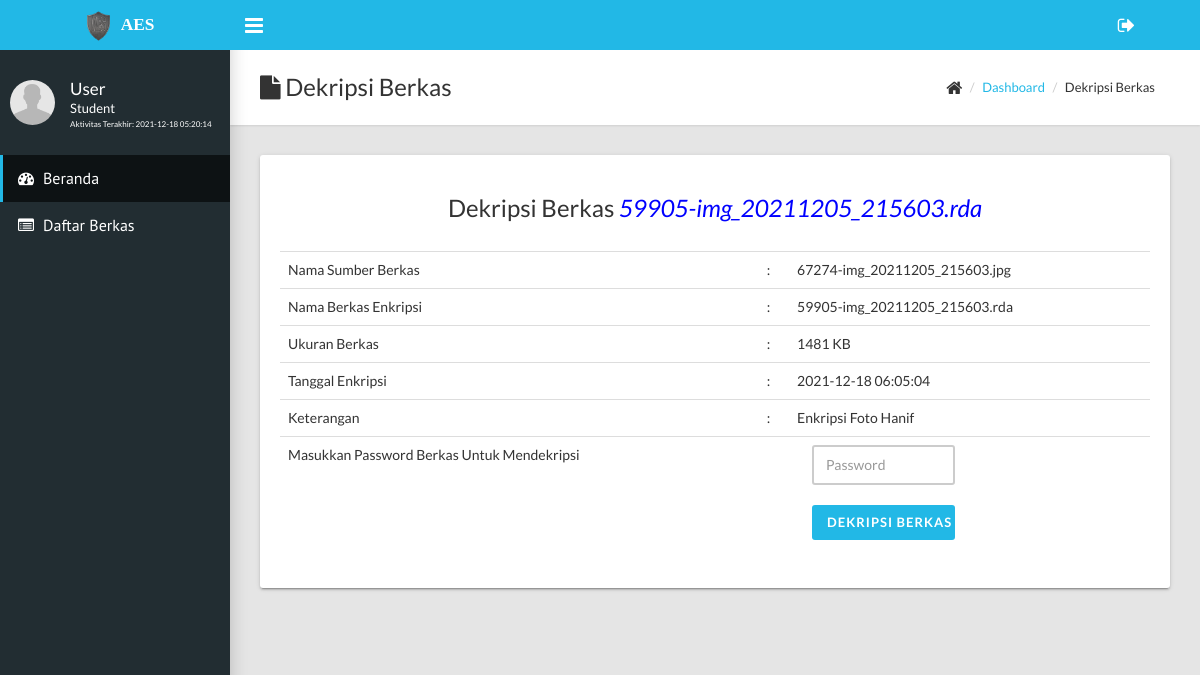
Screenshot of /dashboard/decrypt-file.php?id_file=46 (signed in) with the database file from the repository.
### tables this page shows
CREATE TABLE `users` (
  `username` varchar(15) NOT NULL,
  `password` varchar(100) DEFAULT NULL,
  `fullname` varchar(50) DEFAULT NULL,
  `job_title` varchar(50) DEFAULT NULL,
  `join_date` timestamp NULL DEFAULT NULL,
  `last_activity` timestamp NULL DEFAULT NULL,
  `status` enum('1','2') DEFAULT NULL
);

CREATE TABLE `file` (
  `id_file` int(11) NOT NULL,
  `username` varchar(15) DEFAULT NULL,
  `file_name_source` varchar(255) DEFAULT NULL,
  `file_name_finish` varchar(255) DEFAULT NULL,
  `file_url` varchar(255) DEFAULT NULL,
  `file_size` float DEFAULT NULL,
  `password` varchar(16) DEFAULT NULL,
  `tgl_upload` timestamp NULL DEFAULT NULL,
  `status` enum('1','2') DEFAULT NULL,
  `keterangan` varchar(255) DEFAULT NULL
);

### dashboard/decrypt-file.php (the view, shortened to what this page needs)
<?php
include('../config.php');
?>
<!DOCTYPE html>
<html>
<?php
$user = $_SESSION['username'];
$query = mysqli_query($koneksi,"SELECT fullname,job_title,last_activity FROM users WHERE username='$user'");
$data = mysqli_fetch_array($query);
?>
  <head>
    <link rel="stylesheet" type="text/css" href="../assets/css/style.css">
    <link rel="stylesheet" type="text/css" href="../assets/plugins/datatables/css/jquery.dataTables.css">
  </head>
  <body class="sidebar-mini fixed">
    <?php include('navmenu.php'); ?>
      <div class="content-wrapper">
        <div class="page-title">
          <div>
            <h1><i class="fa fa-file"></i> Dekripsi Berkas</h1>
          </div>
          <div>
            <ul class="breadcrumb">
              <li><i class="fa fa-home fa-lg"></i></li>
              <li><a href="index.php">Dashboard</a></li>
              <li>Dekripsi Berkas</li>
            </ul>
          </div>
        </div>
        <div class="row">
          <div class="col-md-12">
            <div class="card">
              <div class="card-body">
                <?php
                $id_file = $_GET['id_file'];
                $query = mysqli_query($koneksi,"SELECT * FROM file WHERE id_file='$id_file'");
                $data2 = mysqli_fetch_array($query);
                ?>
                <h3 align="center">Dekripsi Berkas <i style="color:blue"><?php echo $data2['file_name_finish'] ?></i></h3><br>
                <form class="form-horizontal" method="post" action="decrypt-process.php">
                <div class="table-responsive">
                  <table class="table striped">
                       <tr>
                         <td>Nama Sumber Berkas</td>
                         <td>:</td>
                         <td><?php echo $data2['file_name_source']; ?></td>
                       </tr>
                       <tr>
                         <td>Nama Berkas Enkripsi</td>
                         <td>:</td>
                         <td><?php echo $data2['file_name_finish']; ?></td>
                       </tr>
                       <tr>
                         <td>Ukuran Berkas</td>
                         <td>:</td>
                         <td><?php echo $data2['file_size']; ?> KB</td>
                       </tr>
                       <tr>
                         <td>Tanggal Enkripsi</td>
                         <td>:</td>
                         <td><?php echo $data2['tgl_upload']; ?></td>
                       </tr>
                       <tr>
                         <td>Keterangan</td>
                         <td>:</td>
                         <td><?php echo $data2['keterangan']; ?></td>
                       </tr>
                       <tr>
                         <td>Masukkan Password Berkas  Untuk Mendekripsi</td>
                         <td></td>
                         <td>
                           <div class="col-md-6">
                           <input class="form-control" id="inputPassword" type="password" placeholder="Password" name="pwdfile" required><br>
                           <input type="submit" name="decrypt_now" value="Dekripsi Berkas" class="form-control btn btn-primary">
                         </div>
                       </td>
                       </tr>
                  </table>
                </div>
              </form>
            </div>
          </div>
        </div>
      </div>
    </div>
    </div>
  </body>
</html>

### dashboard/navmenu.php (shortened to what this page needs)
<div class="wrapper">
      <header class="main-header hidden-print"><a class="logo" href="" rel="noopener noreferrer" style="font-size:13pt;"><img src="../assets/images/aes.png" width="45px" alt="" srcset=""><strong>AES</strong></a>
        <nav class="navbar navbar-static-top">
          <a class="sidebar-toggle" href="#" data-toggle="offcanvas"></a>
          <div class="navbar-custom-menu">
            <ul class="top-nav">
              <li class="dropdown"><a class="dropdown-toggle" href="#" data-toggle="dropdown" role="button" aria-haspopup="true" aria-expanded="false"><i class="fa fa-sign-out fa-lg"></i></a>
              </li>
            </ul>
          </div>
        </nav>
      </header>
      <aside class="main-sidebar hidden-print">
        <section class="sidebar">
          <div class="user-panel">
            <div class="pull-left image"><img class="img-circle" src="../assets/images/user.png" alt="User Image"></div>
            <div class="pull-left info">
              <p style="margin-top:-5px;"><?php echo $data['fullname']; ?></p>
              <p class="designation"><?php echo $data['job_title']; ?></p>
              <p class="designation" style="font-size:6pt;">Aktivitas Terakhir: <?php echo $data['last_activity'] ?></p>
            </div>
          </div>
          <ul class="sidebar-menu">
            <li class="active"><a href="index.php"><i class="fa fa-dashboard"></i><span>Beranda</span></a></li>
            <li><a href="history.php"><i class="fa fa-list-alt"></i><span>Daftar Berkas</span></a></li>
          </ul>
        </section>
      </aside>

### rows the page displays
users: fullname "User", job_title "Student", last_activity "2021-12-18 05:20:14"
file: file_name_finish "59905-img_20211205_215603.rda", file_name_source "67274-img_20211205_215603.jpg", file_size "1481", tgl_upload "2021-12-18 06:05:04", keterangan "Enkripsi Foto Hanif"
